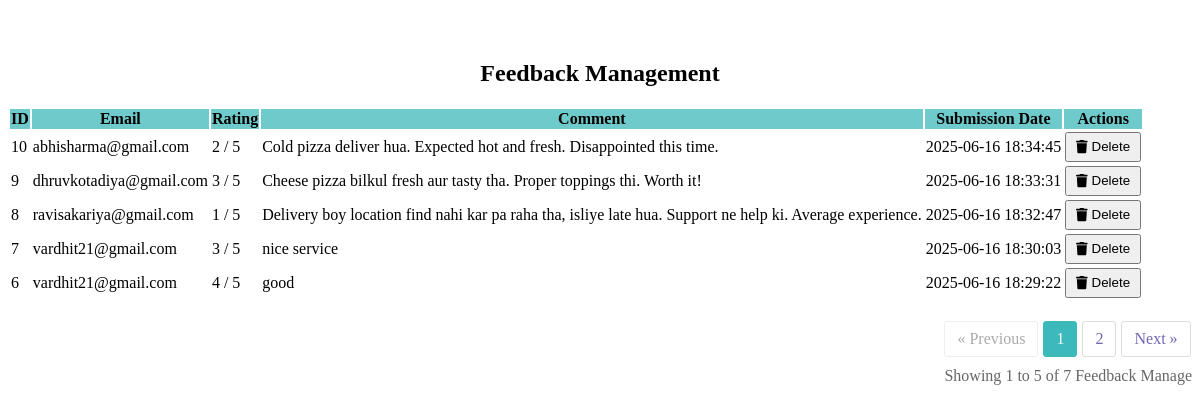
Page /admin/feedbackManage.php on the committed database.
### tables this page shows
CREATE TABLE `feedback` (
  `feedback_id` int(11) NOT NULL,
  `user_id` int(11) NOT NULL,
  `rating` enum('1','2','3','4','5') NOT NULL COMMENT '1 = Worst, 5 = Best',
  `comment` text NOT NULL,
  `submission_date` datetime NOT NULL DEFAULT current_timestamp(),
  `status` enum('pending','approved','rejected') NOT NULL DEFAULT 'pending'
);

CREATE TABLE `users` (
  `id` int(21) NOT NULL,
  `username` varchar(21) NOT NULL,
  `firstName` varchar(21) NOT NULL,
  `lastName` varchar(21) NOT NULL,
  `profilePic` varchar(255) DEFAULT NULL,
  `email` varchar(35) NOT NULL,
  `phone` bigint(20) NOT NULL,
  `password` varchar(255) NOT NULL,
  `joinDate` datetime NOT NULL DEFAULT current_timestamp(),
  `status` enum('active','blocked') NOT NULL DEFAULT 'active'
);

### admin/feedbackManage.php (the view, shortened to what this page needs)
<?php
include 'partials/_dbconnect.php';
$limit = 5;
$current_page = isset($_GET['p']) ? (int) $_GET['p'] : 1;
$offset = ($current_page - 1) * $limit;
$sql = "SELECT f.feedback_id, f.user_id, u.email, f.rating, f.comment, f.submission_date, f.status
        FROM feedback f
        JOIN users u ON f.user_id = u.id
        ORDER BY f.feedback_id DESC
        LIMIT $limit OFFSET $offset";
$result = mysqli_query($conn, $sql);
$countQuery = "SELECT COUNT(*) as total FROM feedback";
$countResult = $conn->query($countQuery);
$feedback = $countResult->fetch_assoc()['total'];
$totalPages = ceil($feedback / $limit);
?>
<!DOCTYPE html>
<html lang="en">
<head>
</head>
<body>
    <div class="container-fluid" id="empty" style="margin-top: 20px; padding-top: 20px;">
        <div class="container-fluid" id="empty">
            <div class="row">
                <div class="card col-lg-12">
                    <div class="card-body">
                        <h2>
                            <center>Feedback Management</center>
                        </h2>
                        <table class="table table-striped table-bordered text-center">
                            <thead style="background-color: rgb(111 202 203);">
                                <tr>
                                    <th>ID</th>
                                    <th>Email</th>
                                    <th>Rating</th>
                                    <th>Comment</th>
                                    <th>Submission Date</th>
                                    <th>Actions</th>
                                </tr>
                            </thead>
                            <tbody>
                                <?php if (mysqli_num_rows($result) > 0): ?>
                                    <?php while ($row = mysqli_fetch_assoc($result)): ?>
                                        <tr>
                                            <td><?php echo htmlspecialchars($row['feedback_id']); ?></td>
                                            <td><?php echo htmlspecialchars($row['email']); ?></td>
                                            <td><?php echo htmlspecialchars($row['rating']); ?> / 5</td>
                                            <td><?php echo htmlspecialchars($row['comment']); ?></td>
                                            <td><?php echo htmlspecialchars($row['submission_date']); ?></td>
                                            <td class="text-center">
                                                <form action="delete_feedback.php" method="POST"
                                                    onsubmit="return confirm('Are you sure you want to delete this feedback?');">
                                                    <button type="submit" class="btn btn-danger btn-sm"
                                                        style="height:30px; width:76px;">
                                                        <i class="fas fa-trash"></i> Delete
                                                    </button>
                                                </form>
                                            </td>
                                        </tr>
                                    <?php endwhile; ?>
                                <?php else: ?>
                                    <tr>
                                        <td colspan="7" class="text-center text-muted">No feedback received yet!</td>
                                    </tr>
                                <?php endif; ?>
                            </tbody>
                        </table>
                        <?php if ($totalPages > 1): ?>
                            <div class="pagination-container">
                                <div>
                                    <div class="pagination">
                                        <?php if ($current_page <= 1): ?>
                                            <span class="disabled">« Previous</span>
                                        <?php else: ?>
                                            <a href="index.php?page=feedbackManage&p=<?php echo $current_page - 1; ?>">«
                                                Previous</a>
                                        <?php endif; ?>
                                        <div class="page-numbers">
                                            <?php
                                            $start = max(1, $current_page - 1);
                                            $end = min($totalPages, $current_page + 1);
                                            for ($i = $start; $i <= $end; $i++) {
                                                if ($i == $current_page) {
                                                    echo '<a href="index.php?page=feedbackManage&p=' . $i . '" class="active">' . $i . '</a>';
                                                } else {
                                                    echo '<a href="index.php?page=feedbackManage&p=' . $i . '">' . $i . '</a>';
                                                }
                                            }
                                            ?>
                                        </div>
                                        <?php if ($current_page >= $totalPages): ?>
                                            <span class="disabled">Next »</span>
                                        <?php else: ?>
                                            <a href="index.php?page=feedbackManage&p=<?php
                                            echo $current_page + 1;
                                            ?>">Next »</a>
                                        <?php endif; ?>
                                    </div>
                                    <div class="pagination-info">
                                        Showing <?php echo (($current_page - 1) * $limit + 1); ?> to
                                        <?php echo min($current_page * $limit, $feedback); ?> of
                                        <?php echo $feedback; ?> Feedback Manage
                                    </div>
                                </div>
                            </div>
                        <?php endif; ?>
                    </div>
                </div>
            </div>
        </div>
</body>
</html>

### admin/feedbackManage.php (style rules this page uses)
.pagination-container { display: flex; justify-content: flex-end; margin: 20px 0; }
.pagination { display: flex; gap: 5px; flex-wrap: wrap; }
.pagination a { padding: 8px 12px; border: 1px solid #ddd; color: rgb(116, 101, 179); text-decoration: none; border-radius: 3px; transition: all 0.3s; }
.pagination span { padding: 8px 12px; border: 1px solid #ddd; color: rgb(0, 0, 0); text-decoration: none; border-radius: 3px; }
.pagination .active { background: rgb(60, 185, 187); color: white; border-color: rgb(60, 185, 187); }
.pagination .disabled { color: #aaa; border-color: #eee; cursor: not-allowed; }
.pagination-info { text-align: right; margin-top: 10px; color: #666; }
.pagination .page-numbers { display: flex; gap: 5px; }

### rows in the picture
feedback: feedback_id "10", user.email "abhisharma@gmail.com", rating "2", comment "Cold pizza deliver hua. Expected hot and fresh. Disappointed this time.", submission_date "2025-06-16 18:34:45"
feedback: feedback_id "9", user.email "dhruvkotadiya@gmail.com", rating "3", comment "Cheese pizza bilkul fresh aur tasty tha. Proper toppings thi. Worth it!", submission_date "2025-06-16 18:33:31"
feedback: feedback_id "8", user.email "ravisakariya@gmail.com", rating "1", comment "Delivery boy location find nahi kar pa raha tha, isliye late hua. Support ne help ki. Average experience.", submission_date "2025-06-16 18:32:47"
feedback: feedback_id "7", user.email "vardhit21@gmail.com", rating "3", comment "nice service", submission_date "2025-06-16 18:30:03"
feedback: feedback_id "6", user.email "vardhit21@gmail.com", rating "4", comment "good", submission_date "2025-06-16 18:29:22"

### other values in the picture
min($current_page * $limit, $feedback) "5"
$feedback "7"
